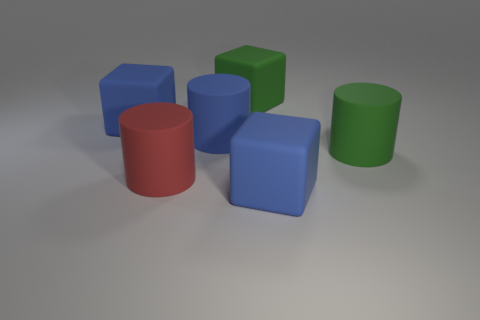
#> input picture samples/clevr/CLEVR_new_000000.png, 480 x 320 px
$ python contours.py
#> lines starting #> are read from the running program, lines starting #| are printed output that depends on the picture; after the words box and inside, x2 and y2 are one past the last pixel; in counts of white or black regions, pixels touching at a corner belong together
from __future__ import print_function
import cv2 as cv
import numpy as np
import argparse
import random as rng
rng.seed(12345)
def thresh_callback(val):
    threshold = val
    # Detect edges using Canny
    canny_output = cv.Canny(src_gray, threshold, threshold * 2)
    # Find contours
    contours, hierarchy = cv.findContours(canny_output, cv.RETR_TREE, cv.CHAIN_APPROX_SIMPLE)
    # Draw contours
    drawing = np.zeros((canny_output.shape[0], canny_output.shape[1], 3), dtype=np.uint8)
    for i in range(len(contours)):
        color = (rng.randint(0,256), rng.randint(0,256), rng.randint(0,256))
        cv.drawContours(drawing, contours, i, color, 2, cv.LINE_8, hierarchy, 0)
    # Show in a window
    cv.imshow('Contours', drawing)
# Load source image
parser = argparse.ArgumentParser(description='Code for Finding contours in your image tutorial.')
parser.add_argument('--input', help='Path to input image.', default='CLEVR_new_000000.png')
args = parser.parse_args()
src = cv.imread(cv.samples.findFile(args.input))
#> src is the input picture: shape (320, 480, 3); mean B, G, R 120.2, 118.8, 118.5
if src is None:
    print('Could not open or find the image:', args.input)
    exit(0)
# Convert image to gray and blur it
src_gray = cv.cvtColor(src, cv.COLOR_BGR2GRAY)
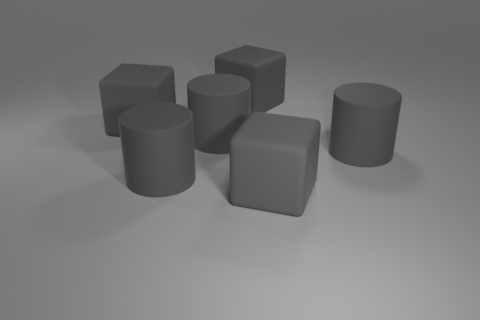
#> src_gray: shape (320, 480); min 45, max 171, mean 118.8
src_gray = cv.blur(src_gray, (3,3))
# Create Window
source_window = 'Source'
cv.namedWindow(source_window)
cv.imshow(source_window, src)
max_thresh = 255
thresh = 100 # initial threshold
cv.createTrackbar('Canny Thresh:', source_window, thresh, max_thresh, thresh_callback)
thresh_callback(thresh)
#> in thresh_callback, `canny_output = cv.Canny(src_gray, threshold, threshold * 2)`:
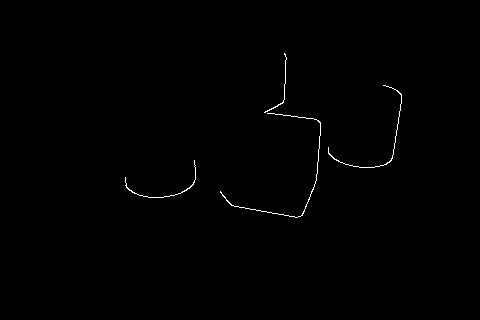
#> canny_output: shape (320, 480); 0.4% white in thin lines or dots, all inside (x1, y1, x2, y2) = (125, 53, 402, 218)
#> in thresh_callback, `contours, hierarchy = cv.findContours(canny_output, cv.RETR_TREE, cv.C..`: contours = 4 contours, all with area under 20
#> the loop in thresh_callback, `for i in range(len(contours)):` made 4 passes
#> color on passes 1 to 4: (213, 5, 152), (188, 99, 138), (223, 82, 191), (63, 221, 133)
cv.waitKey()

$ run again, with samples/clevr/0.png copied over samples/clevr/CLEVR_new_000000.png
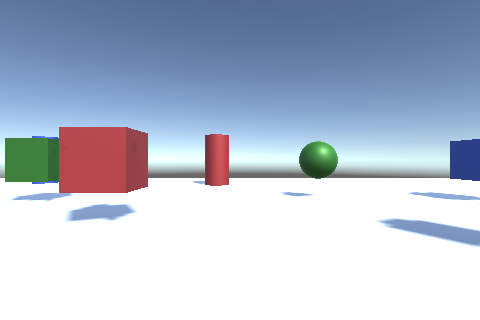
#> input picture samples/clevr/0.png, 480 x 320 px
#> src is the input picture: shape (320, 480, 3); mean B, G, R 207.8, 190.5, 179.7
#> in thresh_callback, `canny_output = cv.Canny(src_gray, threshold, threshold * 2)`:
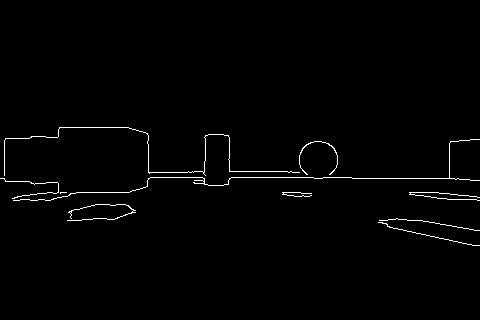
#> canny_output: shape (320, 480); 1.2% white in thin lines or dots, all inside (x1, y1, x2, y2) = (0, 127, 480, 246)
#> contours = 11 contours, 10 with area under 20; largest, box (x1, y1, x2, y2) and area: (299, 141, 338, 175) 25
#> the loop in thresh_callback, `for i in range(len(contours)):` made 11 passes
#> color on passes 1 to 8: (213, 5, 152), (188, 99, 138), (223, 82, 191), (63, 221, 133), (89, 95, 181), (46, 211, 85), (75, 105, 39), (97, 174, 164)
#> after the loop in thresh_callback, `for i in range(len(contours)):`:
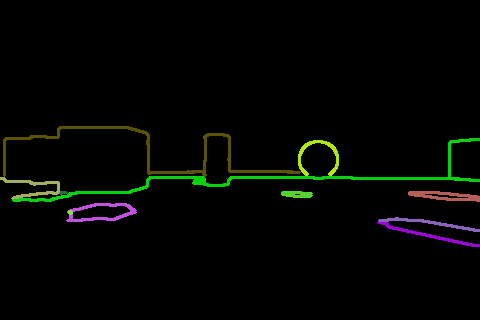
#> drawing: shape (320, 480, 3); mean of channels 0, 1, 2 2.4, 5.2, 3.5; drawn as B, G, R
